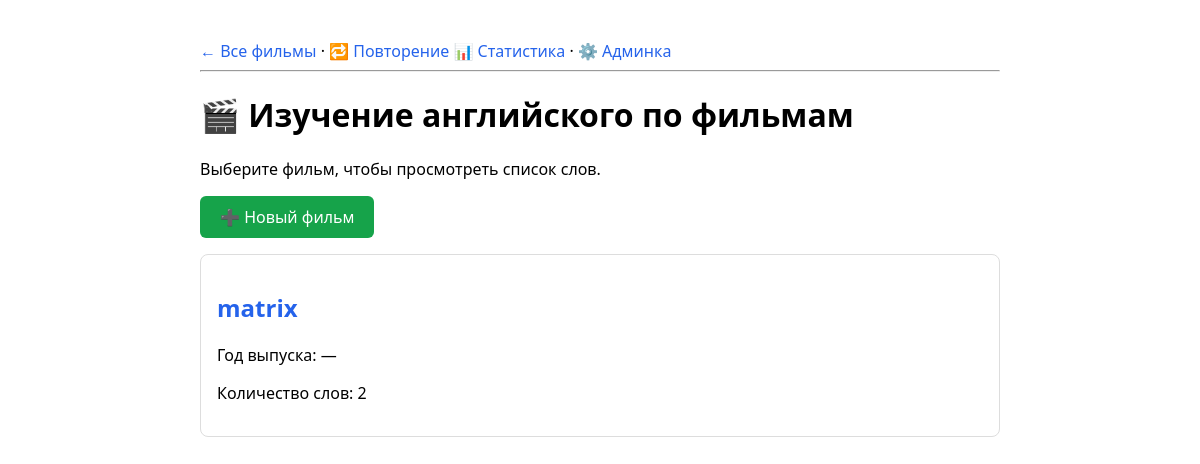
The page / on the database its author committed.
### models.py (models this page shows)
class Movie(Base):
    __tablename__ = 'movies'
    id = Column(Integer, primary_key=True, index=True)
    title = Column(String(200), nullable=False)
    year = Column(Integer, nullable=True)
    words = relationship('Word', back_populates='movie', cascade='all, delete-orphan')

### main.py (the view)
@app.get('/', response_class=HTMLResponse)
async def home(request: Request, db: Session = Depends(get_db)):
    movies = db.query(models.Movie).order_by(models.Movie.year.desc()).all()
    return templates.TemplateResponse(
        request=request, name='index.html', context={'movies': movies}
    )

### templates/index.html (shortened to what this page needs)
{% extends "base.html" %}
{% block content %}
<h1>🎬 Изучение английского по фильмам</h1>
<p>Выберите фильм, чтобы просмотреть список слов.</p>
<p><a href="/movie/new" class="btn" style="background:#16a34a;">➕ Новый фильм</a></p>
{% for movie in movies %}
    <div class="card">
        <h2><a href="/movie/{{ movie.id }}">{{ movie.title }}</a></h2>
        <p>Год выпуска: {{ movie.year or '—' }}</p>
        <p>Количество слов: {{ movie.words|length }}</p>
    </div>
{% else %}
    <div class="card" style="text-align:center; padding:32px;">
        <p style="font-size:18px;">Пока нет ни одного фильма.</p>
        <p style="color:#888;">Создайте первый — и добавьте к нему слова.</p>
        <a href="/movie/new" class="btn" style="background:#16a34a;">➕ Создать первый фильм</a>
    </div>
{% endfor %}
{% endblock %}

### templates/base.html (style rules this page uses)
body { font-family: system-ui, sans-serif; max-width: 800px; margin: 40px auto; padding: 0 16px; }
a { color: #2563eb; text-decoration: none; }
.card { border: 1px solid #ddd; border-radius: 8px; padding: 16px; margin: 12px 0; }
.btn { display: inline-block; background: #2563eb; color: white; padding: 10px 20px; border-radius: 6px; border: none; cursor: pointer; font-size: 16px; }

### rows shown on the page
Movie: title "matrix", year "—", words|length "2"
